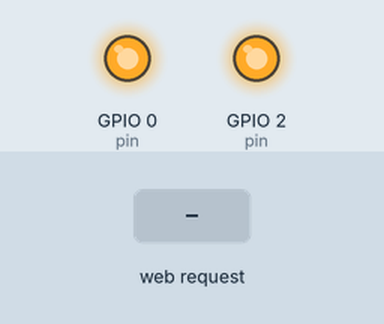
Bench run of a program on a simulated ESP8266 (NodeMCU). On the bench: output pins drawn as LEDs (lit = HIGH). The test bench sets the inputs (shaded band). WiFi joins after 1.5 s; servers stay silent unless stated; what the program prints to the serial monitor is not drawn.

Above: at 2.7 s.
2.8 s: HTTP request GET /relay?pin=1&level=1&delay=1 received
At 3.8 s:
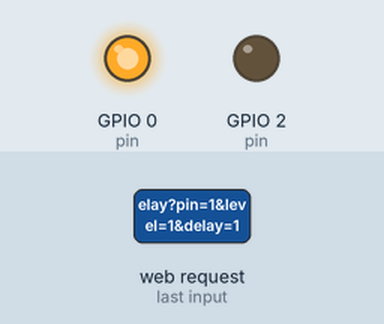
4.3 s: HTTP request GET /delayed/relay?pin=1&level=1&delay=1 received
Timing chart, 0 to 7.3 s (numbered marks = the images above; inputs shaded):
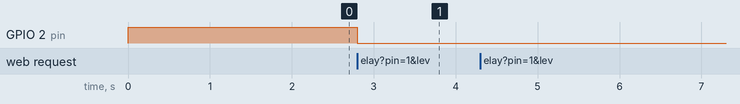

Measured:
- after the input at 2.8 s, GPIO 2 (pin): HIGH → LOW at once
- after the input at 4.3 s, every drawn part: stays the same

The program:

main.cpp
```cpp
#include <Arduino.h>
#include "ESP8266WebServer.h"
#include "ESP8266WiFi.h"
#include "WiFiClient.h"

const char* ssid = "";
const char* password = "";

ESP8266WebServer server(80);

void relay(int pin, int level) {
  Serial.printf("Setting pin %d to %d\n", pin, level);
  if (pin == 0) {
    pin = 0;
  } else if (pin == 1) {
    pin = 2;
  }
  if (level == 1) {
    digitalWrite(pin, LOW);
  } else if (level == 0) {
    digitalWrite(pin, HIGH);
  }
}

void handleError() {
  server.send(500, "text/plain",
              "Requires pin and level params and delay param in case of "
              "delayed calls.");
}

void handleRelay() {
  if (server.hasArg("pin") && server.hasArg("level")) {
    int pin = server.arg("pin").toInt();
    int level = server.arg("level").toInt();
    relay(pin, level);
    server.send(200, "text/plain", "OK");
  } else {
    handleError();
  }
  delay(100);
}

void delayHandleRelay() {
  if (server.hasArg("pin") && server.hasArg("level") &&
      server.hasArg("delay")) {
    int delayTime = server.arg("delay").toInt();
    int pin = server.arg("pin").toInt();
    int level = server.arg("level").toInt();

    server.send(200, "text/plain", "OK");

    Serial.println("Delaying to " + server.arg("delay"));
    delay(delayTime);
    relay(pin, level);
  } else {
    handleError();
  }
  delay(100);
}

void info() {
  String out =
      "<html><head></head><body>"
      "<a href='http://printer-relays/relay?pin=0&level=1'>Turn On Relay 0 "
      "</a><br/><a href='http://printer-relays/relay?pin=1&level=1'>Turn On "
      "Relay 1</a><br/><a "
      "href='http://printer-relays/relay?pin=0&level=0'>Turn Off "
      "Relay 0</a><br/><a "
      "href='http://printer-relays/relay?pin=1&level=0'>Turn Off "
      "Relay 1</a></body></html>";

  server.send(200, "text/html", out);
}

void setup() {
  Serial.begin(115200);
  WiFi.mode(WIFI_STA);
  WiFi.hostname("printer-relays");
  WiFi.begin(ssid, password);
  Serial.print("\n\r \n\rWorking to connect");

  pinMode(0, OUTPUT);
  pinMode(2, OUTPUT);

  digitalWrite(0, HIGH);
  digitalWrite(2, HIGH);

  while (WiFi.status() != WL_CONNECTED) {
    delay(500);
    Serial.print(".");
  }

  Serial.println("");
  Serial.println("DHT Weather Reading Server");
  Serial.print("Connected to ");
  Serial.println(ssid);
  Serial.print("IP address: ");
  Serial.println(WiFi.localIP());
  server.on("/", []() { info(); });
  server.on("/relay", []() { handleRelay(); });
  server.on("/delayed/relay", []() { delayHandleRelay(); });

  server.begin();
  Serial.println("HTTP server started");
}

void loop() { server.handleClient(); }
```
